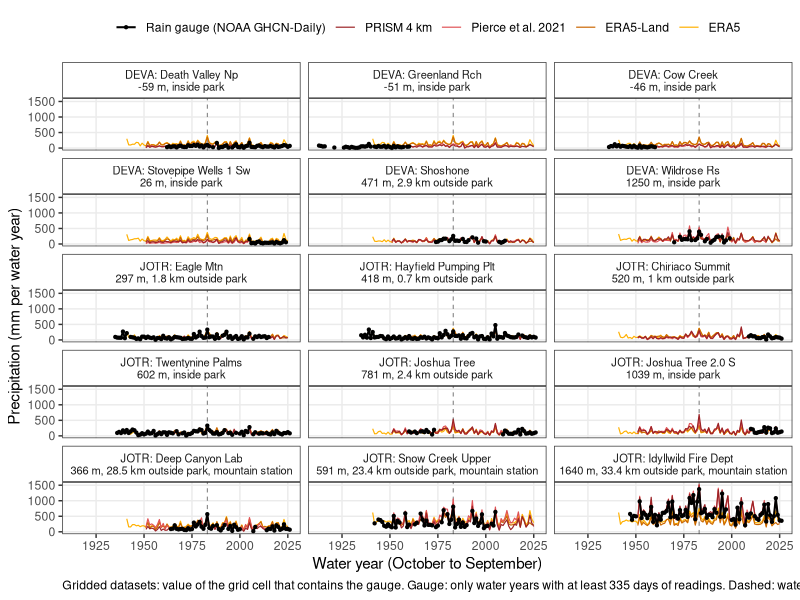
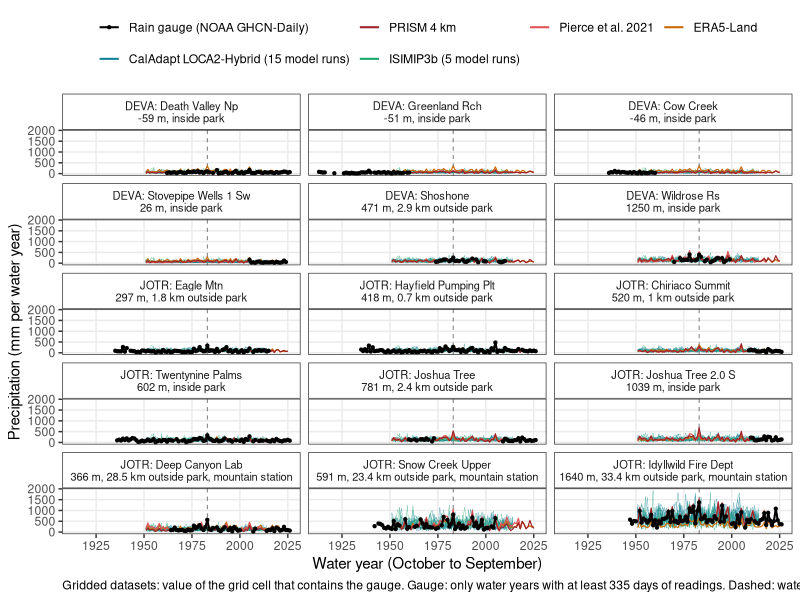
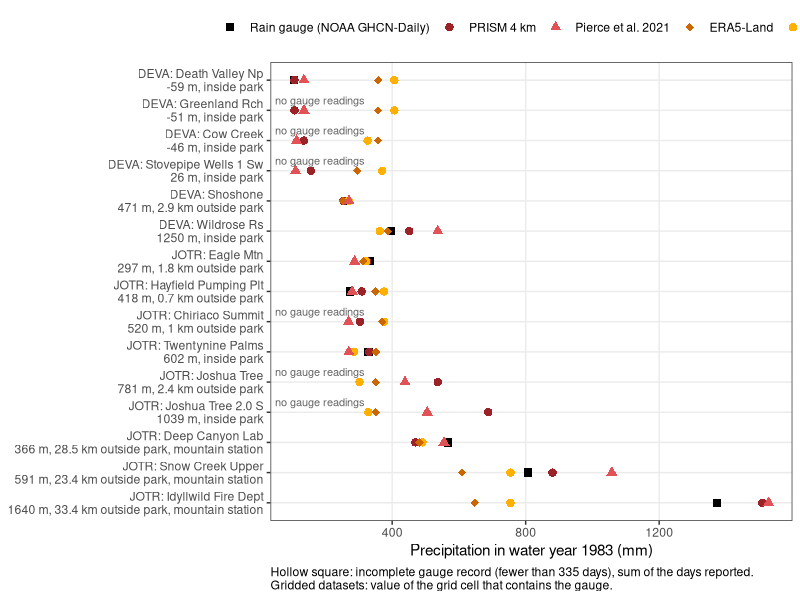

Reproduce these figures in R, in order.
library(tidyverse)

event_year = 1983
gauge_label = 'Rain gauge (NOAA GHCN-Daily)'
observation_labels = c(gauge = gauge_label, prism_4km = 'PRISM 4 km',
                       pierce = 'Pierce et al. 2021', era5_land = 'ERA5-Land',
                       era5 = 'ERA5')
model_labels = c(caladapt_loca2 = 'CalAdapt LOCA2-Hybrid (15 model runs)',
                 isimip3b = 'ISIMIP3b (5 model runs)')
source_colours = set_names(
  c('black', '#9B2226', '#E05256', '#CA6702', '#FFB000', '#0f8096',
    '#17a769'), c(observation_labels, model_labels))
observation_colours = source_colours[observation_labels]
observation_shapes = set_names(c(15, 16, 17, 18, 16), observation_labels)
gauge_caption = str_glue('Gridded datasets: value of the grid cell that ',
                         'contains the gauge. Gauge: only water years with ',
                         'at least 335 days of readings. Dashed: water year ',
                         '{event_year}.')

describe_location = function(distance_km, is_mountain_station) {
  location = if_else(distance_km == 0, 'inside park',
                     str_glue('{distance_km} km outside park'))
  if_else(is_mountain_station, str_glue('{location}, mountain station'),
          location)
}

read_stations = function() {
  read_csv('data/processed/gauges/gauge_stations.csv',
           show_col_types = FALSE) %>%
    mutate(is_mountain_station = str_starts(selection, 'mountain'),
           label = str_glue('{park}: {str_to_title(name)}\n',
                            '{round(elevation_m)} m, ',
                            '{describe_location(distance_km, ',
                            'is_mountain_station)}')) %>%
    arrange(park, is_mountain_station, elevation_m)
}

order_panels = function(data, stations) {
  data %>%
    inner_join(stations, by = 'id') %>%
    mutate(label = factor(label, levels = stations$label))
}

read_observed = function(stations) {
  read_csv('data/processed/gauges/gauges_water_year_pr.csv',
           show_col_types = FALSE) %>%
    order_panels(stations) %>%
    mutate(source = observation_labels[source])
}

read_model_runs = function(stations) {
  read_csv('data/processed/gauges/gauges_model_runs_water_year_pr.csv',
           show_col_types = FALSE) %>%
    filter(source %in% names(model_labels)) %>%
    order_panels(stations) %>%
    mutate(source = model_labels[source])
}

complete_gauge_lines = function(observed) {
  observed %>%
    filter(source == gauge_label, complete) %>%
    group_by(id, label, source) %>%
    complete(water_year = full_seq(water_year, 1)) %>%
    ungroup()
}

lines_to_plot = function(observed) {
  observed %>%
    filter(source != gauge_label) %>%
    bind_rows(complete_gauge_lines(observed))
}

add_model_runs = function(plot, model_runs) {
  plot +
    geom_line(data = model_runs, aes(group = model), linewidth = 0.2,
              alpha = 0.5)
}

plot_gauge_timeseries = function(lines, colours, model_runs = NULL) {
  gauge = filter(lines, source == gauge_label)
  plot = ggplot(lines, aes(x = water_year, y = pr_mm, colour = source)) +
    geom_vline(xintercept = event_year, colour = 'grey40',
               linetype = 'dashed', linewidth = 0.3)
  if (!is.null(model_runs)) plot = add_model_runs(plot, model_runs)
  plot +
    geom_line(data = filter(lines, source != gauge_label), linewidth = 0.4) +
    geom_line(data = gauge, linewidth = 0.7) +
    geom_point(data = filter(gauge, !is.na(pr_mm)), size = 0.8) +
    scale_colour_manual(values = colours, breaks = names(colours),
                        name = NULL) +
    facet_wrap(~label, ncol = 3) +
    labs(x = 'Water year (October to September)',
         y = 'Precipitation (mm per water year)', caption = gauge_caption) +
    theme_bw() +
    theme(legend.position = 'top',
          panel.grid.minor = element_blank(),
          strip.background = element_rect(fill = 'white'),
          strip.text = element_text(size = 8),
          plot.caption = element_text(hjust = 0))
}

plot_with_model_runs = function(lines, model_runs) {
  without_era5 = filter(lines, source != observation_labels['era5'])
  colours = source_colours[names(source_colours) !=
                             observation_labels['era5']]
  plot_gauge_timeseries(without_era5, colours, model_runs) +
    labs(caption = str_glue('{gauge_caption} Climate models: one thin ',
                            'line per model run.')) +
    guides(colour = guide_legend(ncol = 4, byrow = TRUE,
                                 override.aes = list(alpha = 1,
                                                     linewidth = 0.7)))
}

gauges_without_readings = function(event_values, stations) {
  measured = filter(event_values, source == gauge_label)$id
  stations %>%
    filter(!id %in% measured) %>%
    mutate(label = factor(label, levels = stations$label))
}

plot_event_year = function(observed, stations) {
  event_values = filter(observed, water_year == event_year)
  incomplete = filter(event_values, source == gauge_label, !complete)
  event_values %>%
    filter(source != gauge_label | complete) %>%
    ggplot(aes(x = pr_mm, y = label, colour = source, shape = source)) +
    geom_point(size = 2.5) +
    geom_point(data = incomplete, shape = 0, size = 2.5, stroke = 0.8,
               show.legend = FALSE) +
    geom_text(data = incomplete, aes(label = str_glue('{days_reported} days')),
              size = 2.5, nudge_y = 0.3, show.legend = FALSE) +
    geom_text(data = gauges_without_readings(event_values, stations),
              aes(x = -Inf, y = label), label = 'no gauge readings',
              hjust = -0.05, size = 2.8, nudge_y = 0.33, colour = 'grey40',
              inherit.aes = FALSE) +
    scale_colour_manual(values = observation_colours,
                        breaks = unname(observation_labels), name = NULL) +
    scale_shape_manual(values = observation_shapes,
                       breaks = unname(observation_labels), name = NULL) +
    scale_y_discrete(limits = rev) +
    labs(x = str_glue('Precipitation in water year {event_year} (mm)'),
         y = NULL,
         caption = str_glue('Hollow square: incomplete gauge record (fewer ',
                            'than 335 days), sum of the days reported.\n',
                            'Gridded datasets: value of the grid cell that ',
                            'contains the gauge.')) +
    theme_bw() +
    theme(legend.position = 'top',
          panel.grid.minor = element_blank(),
          plot.caption = element_text(hjust = 0))
}

save_figure = function(plot, name, width, height) {
  ggsave(str_glue('outputs/figures/{name}.png'), plot, width = width,
         height = height, dpi = 200)
}

dir.create('outputs/figures', recursive = TRUE, showWarnings = FALSE)
stations = read_stations()
observed = read_observed(stations)
lines = lines_to_plot(observed)

plot_gauge_timeseries(lines, observation_colours) %>%
  save_figure('gauges_timeseries', width = 14, height = 14)
plot_with_model_runs(lines, read_model_runs(stations)) %>%
  save_figure('gauges_timeseries_with_models', width = 14, height = 14.5)
plot_event_year(observed, stations) %>%
  save_figure('gauges_water_year_1983', width = 9, height = 7.5)
